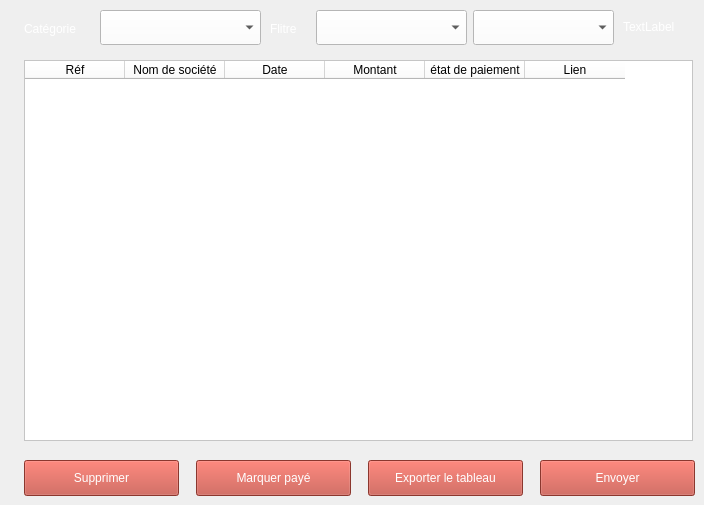
       <widget class="QWidget" name="pdf_archive">
        <widget class="QComboBox" name="filtrepdf_archive">
         <property name="geometry">
          <rect>
           <x>316</x>
           <y>10</y>
           <width>151</width>
           <height>35</height>
          </rect>
         </property>
         <property name="styleSheet">
          <string notr="true">background-color: rgb(255, 255, 255);
font: 18pt &quot;Times New Roman&quot;;
</string>
         </property>
        </widget>
        <widget class="QComboBox" name="filtre_filtrepdf_archive">
         <property name="geometry">
          <rect>
           <x>473</x>
           <y>10</y>
           <width>141</width>
           <height>35</height>
          </rect>
         </property>
         <property name="styleSheet">
          <string notr="true">background-color: rgb(255, 255, 255);
font: 18pt &quot;Times New Roman&quot;;
</string>
         </property>
        </widget>
        <widget class="QLabel" name="label_123">
         <property name="geometry">
          <rect>
           <x>270</x>
           <y>19</y>
           <width>41</width>
           <height>20</height>
          </rect>
         </property>
         <property name="styleSheet">
          <string notr="true">color: rgb(255, 255, 255);
font: 18pt &quot;Times New Roman&quot;;</string>
         </property>
         <property name="text">
          <string>Flitre</string>
         </property>
        </widget>
        <widget class="QLabel" name="nombrepdf_archive">
         <property name="geometry">
          <rect>
           <x>623</x>
           <y>19</y>
           <width>71</width>
           <height>16</height>
          </rect>
         </property>
         <property name="styleSheet">
          <string notr="true">color: rgb(255, 255, 255);
font: 18pt &quot;Times New Roman&quot;;</string>
         </property>
         <property name="text">
          <string>TextLabel</string>
         </property>
        </widget>
        <widget class="QLabel" name="label_categorie_4">
         <property name="geometry">
          <rect>
           <x>24</x>
           <y>19</y>
           <width>71</width>
           <height>20</height>
          </rect>
         </property>
         <property name="styleSheet">
          <string notr="true">color: rgb(255, 255, 255);
font: 18pt &quot;Times New Roman&quot;;</string>
         </property>
         <property name="text">
          <string>Catégorie</string>
         </property>
        </widget>
        <widget class="QPushButton" name="envoyerpdf_archive">
         <property name="geometry">
          <rect>
           <x>540</x>
           <y>460</y>
           <width>155</width>
           <height>36</height>
          </rect>
         </property>
         <property name="styleSheet">
          <string notr="true">color: rgb(255, 255, 255);
font: 18pt &quot;Times New Roman&quot;;
background-color: rgb(195, 77, 64);</string>
         </property>
         <property name="text">
          <string>Envoyer</string>
         </property>
        </widget>
        <widget class="QTableWidget" name="tablepdf_archive">
         <property name="geometry">
          <rect>
           <x>24</x>
           <y>60</y>
           <width>669</width>
           <height>381</height>
          </rect>
         </property>
         <property name="styleSheet">
          <string notr="true">background-color: rgb(255, 255, 255);</string>
         </property>
         <column>
          <property name="text">
           <string>Réf</string>
          </property>
         </column>
         <column>
          <property name="text">
           <string>Nom de société</string>
          </property>
         </column>
         <column>
          <property name="text">
           <string>Date</string>
          </property>
         </column>
         <column>
          <property name="text">
           <string>Montant</string>
          </property>
         </column>
         <column>
          <property name="text">
           <string>état de paiement</string>
          </property>
         </column>
         <column>
          <property name="text">
           <string>Lien</string>
          </property>
         </column>
        </widget>
        <widget class="QComboBox" name="categoriepdf_archive">
         <property name="geometry">
          <rect>
           <x>100</x>
           <y>10</y>
           <width>161</width>
           <height>35</height>
          </rect>
         </property>
         <property name="styleSheet">
          <string notr="true">background-color: rgb(255, 255, 255);
font: 18pt &quot;Times New Roman&quot;;
</string>
         </property>
        </widget>
        <widget class="QPushButton" name="marquerpayepdf_archive">
         <property name="geometry">
          <rect>
           <x>196</x>
           <y>460</y>
           <width>155</width>
           <height>36</height>
          </rect>
         </property>
         <property name="styleSheet">
          <string notr="true">color: rgb(255, 255, 255);
font: 18pt &quot;Times New Roman&quot;;
background-color: rgb(195, 77, 64);</string>
         </property>
         <property name="text">
          <string>Marquer payé</string>
         </property>
        </widget>
        <widget class="QPushButton" name="exporterletableaupdf_archive">
         <property name="geometry">
          <rect>
           <x>368</x>
           <y>460</y>
           <width>155</width>
           <height>36</height>
          </rect>
         </property>
         <property name="styleSheet">
          <string notr="true">color: rgb(255, 255, 255);
font: 18pt &quot;Times New Roman&quot;;
background-color: rgb(195, 77, 64);</string>
         </property>
         <property name="text">
          <string>Exporter le tableau</string>
         </property>
        </widget>
        <widget class="QPushButton" name="supprimerpdf_archive">
         <property name="geometry">
          <rect>
           <x>24</x>
           <y>460</y>
           <width>155</width>
           <height>36</height>
          </rect>
         </property>
         <property name="styleSheet">
          <string notr="true">color: rgb(255, 255, 255);
font: 18pt &quot;Times New Roman&quot;;
background-color: rgb(195, 77, 64);</string>
         </property>
         <property name="text">
          <string>Supprimer</string>
         </property>
        </widget>
       </widget>
